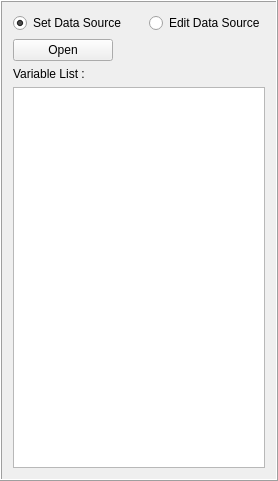
  <widget class="QFrame" name="frameAvailableData">
   <property name="geometry">
    <rect>
     <x>10</x>
     <y>20</y>
     <width>276</width>
     <height>481</height>
    </rect>
   </property>
   <property name="frameShape">
    <enum>QFrame::Box</enum>
   </property>
   <property name="frameShadow">
    <enum>QFrame::Raised</enum>
   </property>
   <layout class="QGridLayout" name="gridLayout_3">
    <item row="0" column="0">
     <widget class="QRadioButton" name="radioButtonSetDataSource">
      <property name="minimumSize">
       <size>
        <width>130</width>
        <height>0</height>
       </size>
      </property>
      <property name="text">
       <string>Set Data Source</string>
      </property>
      <property name="checked">
       <bool>true</bool>
      </property>
     </widget>
    </item>
    <item row="0" column="1">
     <widget class="QRadioButton" name="radioButtonEditDataSource">
      <property name="text">
       <string>Edit Data Source</string>
      </property>
     </widget>
    </item>
    <item row="1" column="0">
     <widget class="QPushButton" name="buttonOpen">
      <property name="maximumSize">
       <size>
        <width>100</width>
        <height>16777215</height>
       </size>
      </property>
      <property name="text">
       <string>Open</string>
      </property>
     </widget>
    </item>
    <item row="2" column="0">
     <widget class="QLabel" name="labelAttributeList">
      <property name="text">
       <string>Variable List :</string>
      </property>
     </widget>
    </item>
    <item row="3" column="0" colspan="2">
     <widget class="QListWidget" name="listAttributeList">
      <property name="selectionMode">
       <enum>QAbstractItemView::SingleSelection</enum>
      </property>
     </widget>
    </item>
   </layout>
   <zorder>labelAttributeList</zorder>
   <zorder>listAttributeList</zorder>
   <zorder>radioButtonSetDataSource</zorder>
   <zorder>radioButtonEditDataSource</zorder>
   <zorder>buttonOpen</zorder>
  </widget>
